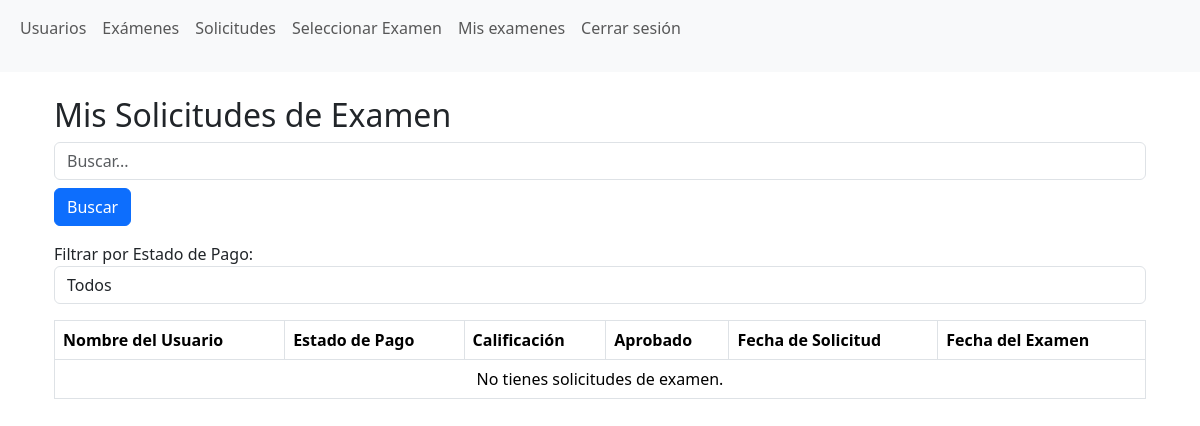
Before: /solicitudes_vinculadas (signed in) with the older database file.
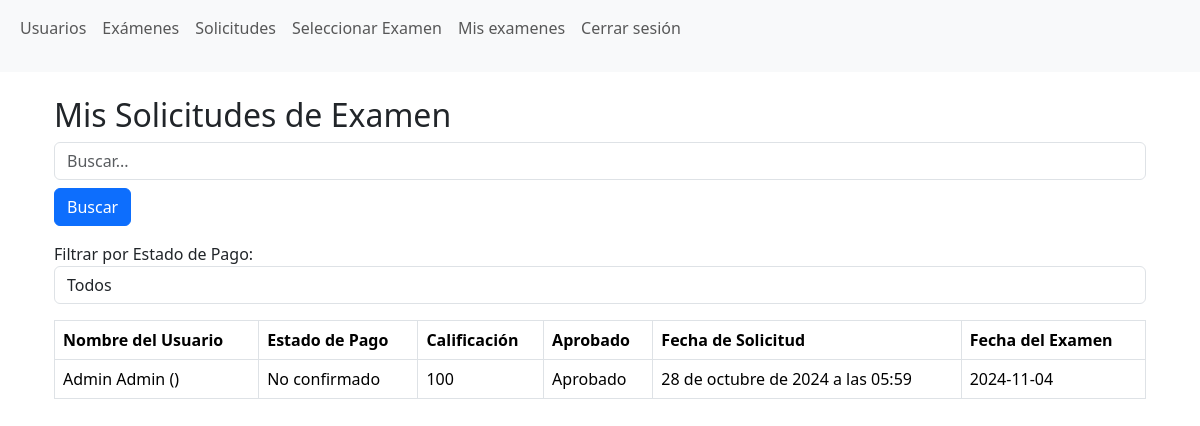
After: the same page with the newer database file.
### aplicacion/models.py (models this page shows, shortened)
class SolicitudExamen(models.Model):
    usuario = models.ForeignKey(Usuario, on_delete=models.CASCADE)
    examen = models.ForeignKey(Examen, on_delete=models.CASCADE)
    estado_pago = models.BooleanField(default=False)  # True si el pago está confirmado
    calificacion = models.IntegerField(null=True, blank=True, default=0)  # Calificación del alumno
    fecha_solicitud = models.DateTimeField(auto_now_add=True)
    class Meta:
        unique_together = ('usuario', 'examen')
    @property
    def aprobado(self):
        if self.calificacion is not None:
            return 'Aprobado' if self.calificacion >= 70 else 'Reprobado'
        return 'Sin calificación'

class Usuario(AbstractUser):
    numero_control = models.CharField(max_length=10, unique=True)  # Campo para el número de control

class Examen(models.Model):
    fecha = models.DateTimeField()  # Almacena la fecha y hora del examen
    cupo = models.PositiveIntegerField(default=30)
    costo = models.DecimalField(max_digits=6, decimal_places=2, default=500)  # Costo del examen

### aplicacion/views.py (the view)
# urls.py: path('solicitudes_vinculadas', solicitudes_vinculadas, name='solicitudes_vinculadas'),
@login_required
def solicitudes_vinculadas(request):
    solicitudes = SolicitudExamen.objects.filter(usuario=request.user)
    return render(request, 'solicitudes_vinculadas.html', {'solicitudes': solicitudes})

### aplicacion/templates/solicitudes_vinculadas.html (shortened to what this page needs)
{% extends 'base.html' %}
{% block content %}
<div class="container">
    <h2>Mis Solicitudes de Examen</h2>
    <form method="GET" class="mb-3">
        <input type="text" name="search" placeholder="Buscar..." value="{{ search }}" class="form-control mb-2" />
        <button type="submit" class="btn btn-primary">Buscar</button>
    </form>
    <label for="estado_pago">Filtrar por Estado de Pago:</label>
    <select id="estado_pago" class="form-control mb-3" onchange="filtrarPorEstadoPago()">
        <option value="">Todos</option>
    </select>
    <table class="table table-bordered">
        <thead>
            <tr>
                <th>Nombre del Usuario</th>
                <th>Estado de Pago</th>
                <th>Calificación</th>
                <th>Aprobado</th>
                <th>Fecha de Solicitud</th>
                <th>Fecha del Examen</th>
            </tr>
        </thead>
        <tbody>
            {% for solicitud in solicitudes %}
            <tr>
                <td>{{ solicitud.usuario.first_name }} {{ solicitud.usuario.last_name }} ({{ solicitud.usuario.numero_control }})</td>
                <td>{{ solicitud.estado_pago|yesno:"Confirmado,No confirmado" }}</td>
                <td>{{ solicitud.calificacion }}</td>
                <td>{{ solicitud.aprobado }}</td>
                <td>{{ solicitud.fecha_solicitud }}</td>
                <td>{{ solicitud.examen.fecha|date:"Y-m-d" }}</td>
            </tr>
            {% empty %}
            <tr>
                <td colspan="7" class="text-center">No tienes solicitudes de examen.</td>
            </tr>
            {% endfor %}
        </tbody>
    </table>
</div>
{% endblock %}

Changed rows visible on the page:
added SolicitudExamen: usuario.first_name "Admin", usuario.last_name "Admin", estado_pago "No confirmado", calificacion "100", aprobado "Aprobado", fecha_solicitud "28 de octubre de 2024 a las 05:59", examen.fecha "2024-11-04"
Other visible differences:
text no longer shown: "No tienes solicitudes de examen."
